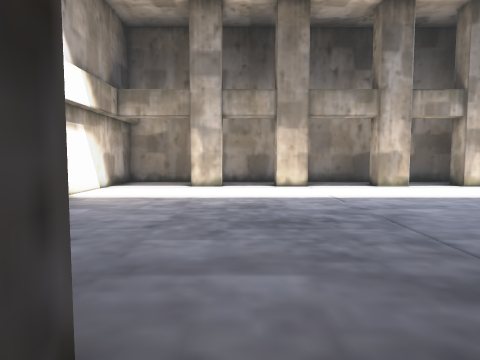
View 1 (above)

16 first-person views from a walk through a level from a Godot 3-D game. The camera is 1.4 m above the floor, tilts 4° down and sees 75° across. The floor is counted in squares, 1 m on a side. Each view is taken from the middle of a square. On the plan, view 1 faces up. The plan holds only what a view shows up to about 14 squares ahead; the rest is blank.

View 2
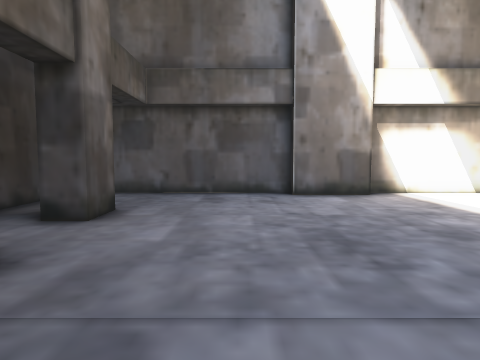

View 3
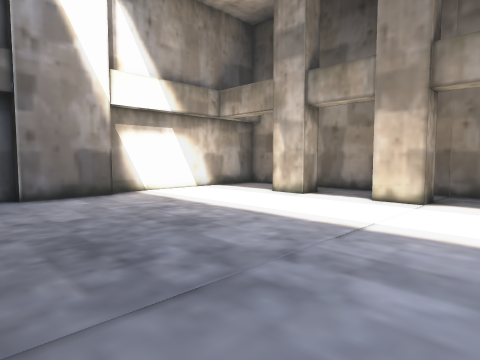

View 4
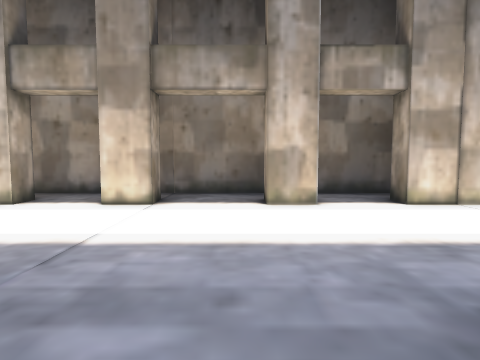

View 5
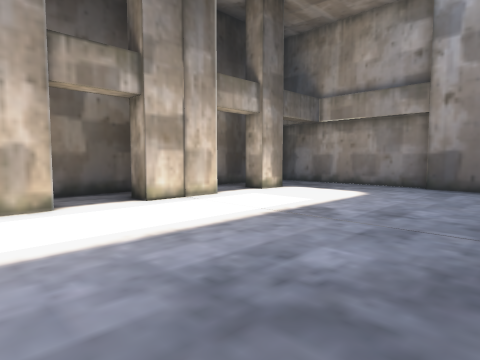

View 6
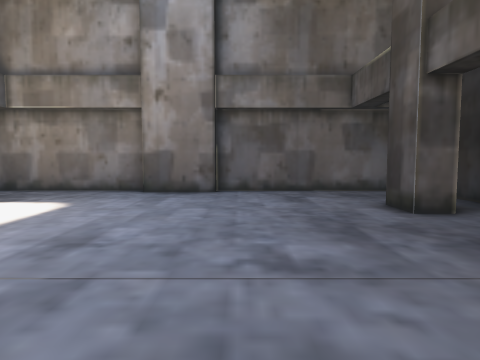

View 7
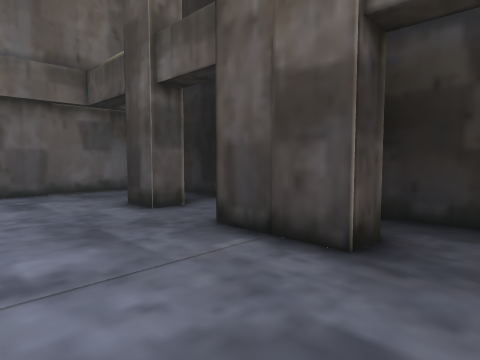

View 8
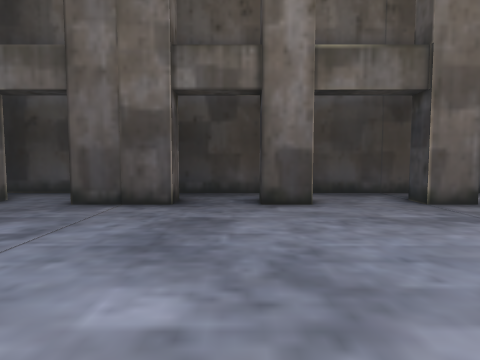

View 9
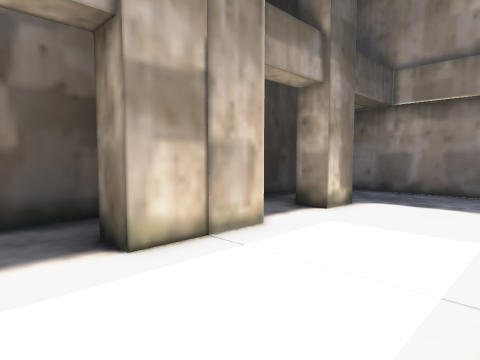

View 10
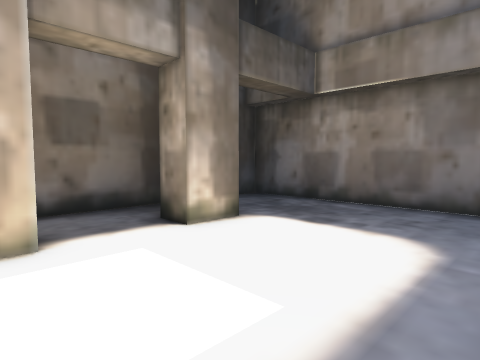

View 11
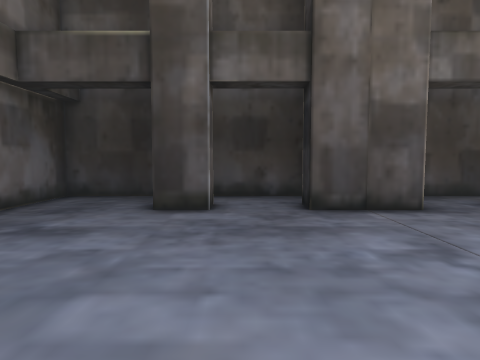

View 12
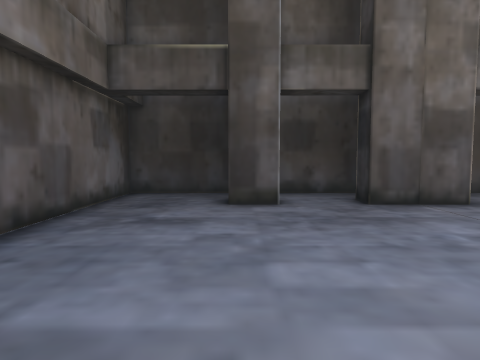

View 13
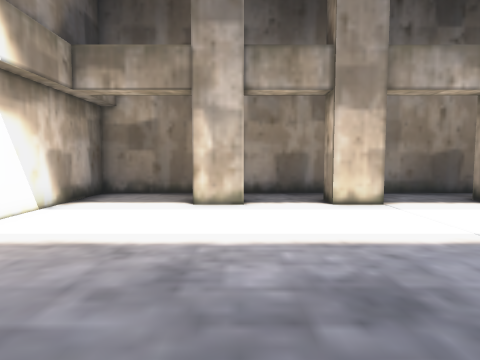

View 14
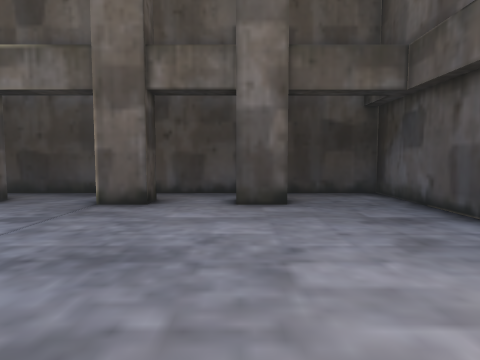

View 15
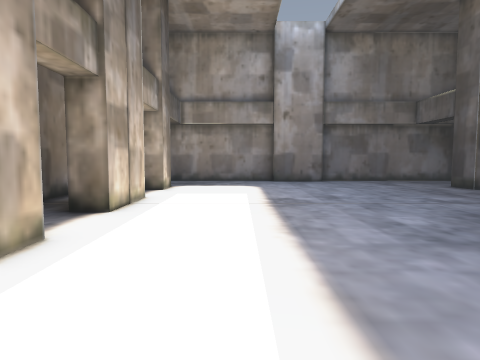

View 16
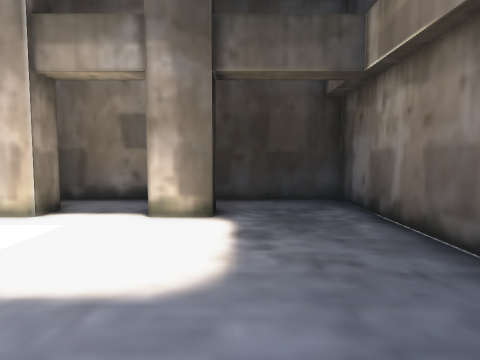

### Floor plan
Ten units are one square. View 1 is at (0, 0); x grows to the right and y downward. Boxes are objects, and circles mark ways between rooms. Rooms are numbered by the first view taken in them; rooms with no view inside come last. Other rooms are left out.
<svg viewBox="-70 -190 299 210">
<path fill="none" stroke="#000" d="M-9 15 16 15M84 -154 68 -154 68 -165M68 -16 83 -16 83 -8M33 -165 33 -154 18 -154 18 -165M110 -5 110 -16 141 -16 141 -5M141 -165 141 -154 110 -154 110 -165M18 -5 18 -16 33 -16 33 -5M-9 -165 -9 -154 -25 -154M168 -5 168 -16 184 -16M16 15 224 15 224 -70 218 -70 218 -100M184 -162 184 -154 168 -154 168 -165M-5 -185 -65 -185 -65 -101M-25 -16 -9 -16 -9 -5M-59 -100 -59 -70 -65 -70 -65 15 -25 15M224 -101 224 -185 15 -185M15 -185 -5 -185"/>
<circle cx="-15" cy="5" r="3" fill="#2a7"/>
<circle cx="25" cy="5" r="3" fill="#2a7"/>
<circle cx="5" cy="-10" r="3" fill="#2a7"/>
<circle cx="-15" cy="-175" r="3" fill="#2a7"/>
<circle cx="25" cy="-175" r="3" fill="#2a7"/>
<circle cx="5" cy="-160" r="3" fill="#2a7"/>
<text x="0" y="0">1</text>
<text x="80" y="-90">2</text>
<text x="0" y="-180">3</text>
</svg>
Room 1 opens to room 2. Room 2 opens to room 3.

Where each view was taken, in squares from view 1:
view 1: 0 up, 0 right, facing up
view 2: 5 up, 6 right, facing left
view 3: 5 up, 6 right, facing up-left
view 4: 6 up, 6 right, facing up
view 5: 6 up, 6 right, facing up-right
view 6: 6 up, 9 right, facing right
view 7: 6 up, 9 right, facing down-right
view 8: 11 up, 9 right, facing down
view 9: 11 up, 9 right, facing up-right
view 10: 10 up, 13 right, facing up-right
view 11: 10 up, 16 right, facing down
view 12: 11 up, 18 right, facing down
view 13: 6 up, 1 left, facing up
view 14: 11 up, 1 left, facing down
view 15: 12 up, 3 right, facing right
view 16: 8 up, 19 right, facing up
